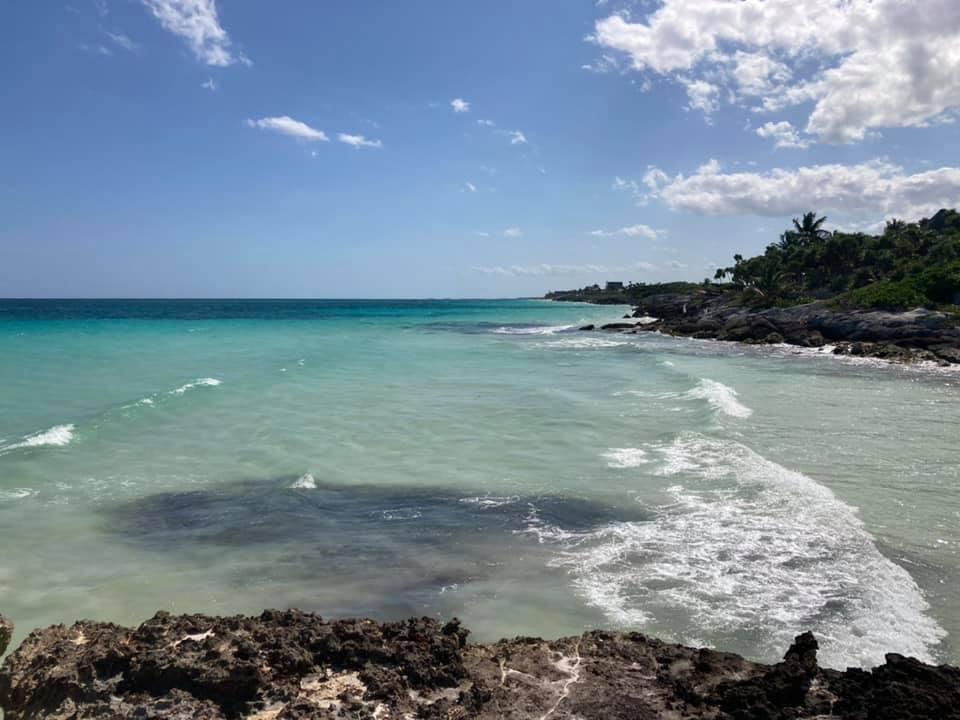
#> input picture Imagenes/k0015.jpg, 960 x 720 px, found by its file name
$ jupyter execute notebook1.ipynb
#> lines starting #> are read from the running program, lines starting #| are printed output that depends on the picture
[cell 1]
import cv2
import numpy as np
import matplotlib.pyplot as plt

img = cv2.imread('/kaggle/input/publicsargazods/images/k0015.jpg')
#> img is the input picture: shape (720, 960, 3); mean B, G, R 150.6, 137.7, 119.4

**Parte Aranza:**

[cell 2]
img.shape
#> Out = (720, 960, 3)

[cell 3]
plt.imshow(cv2.cvtColor(img, cv2.COLOR_BGR2RGB))

# Función que genere un histograma considerando todos los canales de la imagen

[cell 4]
def hist_canals(img):
    color = ('b','g','r')
    for i,col in enumerate(color):
        hist = cv2.calcHist([img], [i], None, [256], [0, 256])
        plt.plot(hist, color = col, label=col)
        plt.legend()
        plt.xlim([0,256])

    plt.xlabel('Valor de Intensidad')
    plt.ylabel('Número de Pixeles')
    plt.title('Histograma con los canales de imágen')
    plt.show()
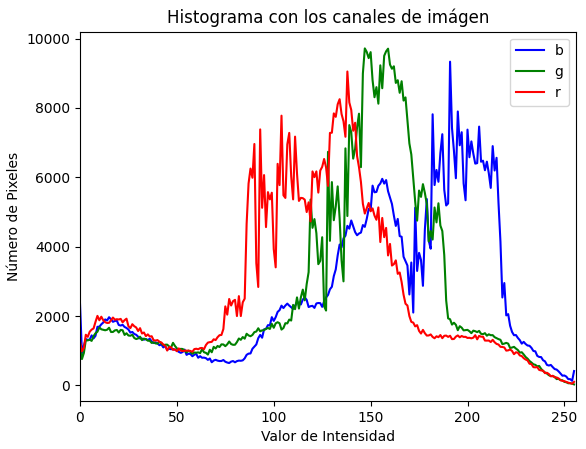
#> figure drawn by matplotlib, 1 panel; curve peaks at x = 191, y = 9332; curve peaks at x = 147, y = 9715; curve peaks at x = 138, y = 9049

hist_canals(img)
